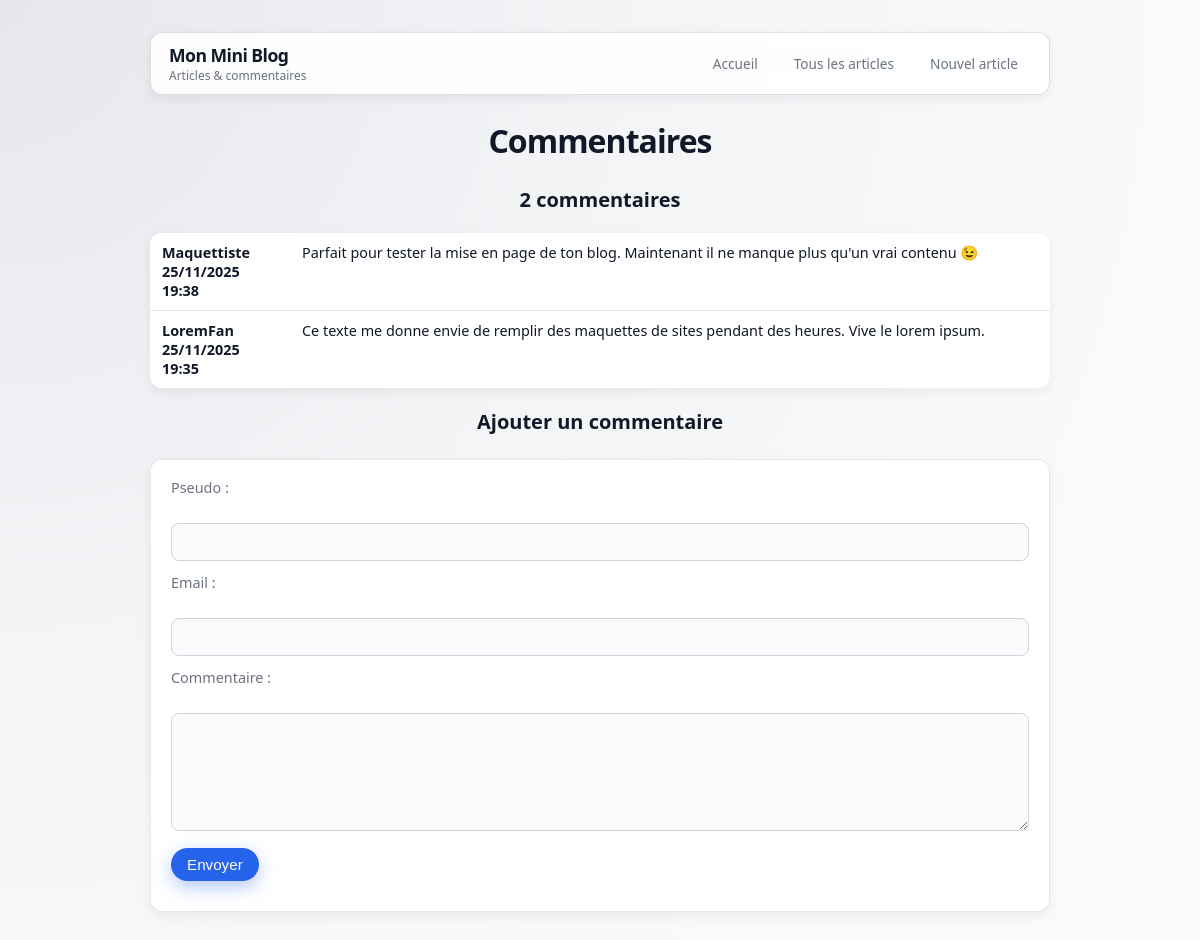
The app's page /blog6/commentaire.php?id_article=5 with its own data.
### tables this page shows
CREATE TABLE commentaire (
  id INT UNSIGNED NOT NULL AUTO_INCREMENT PRIMARY KEY,
  pseudo VARCHAR(50) NOT NULL,
  email VARCHAR(100) NOT NULL,
  texte TEXT NOT NULL,
  date INT NOT NULL
);

### blog6/commentaire.php (the view, shortened to what this page needs)
<?php
require_once 'config.php';
$id_article = 0;
if (isset($_GET['id_article'])) {
    $id_article = (int) $_GET['id_article'];
}
$pseudo_val = '';
$email_val = '';
$commentaires = null;
$nb = 0;
if ($id_article > 0) {
    $sql_select = "SELECT pseudo, texte, date FROM commentaire
                   WHERE id_article = $id_article
                   ORDER BY date DESC";
    $commentaires = mysqli_query($conn, $sql_select);
    if ($commentaires) {
        $nb = mysqli_num_rows($commentaires);
    }
}
?>
<!DOCTYPE html>
<html lang="fr">
<head>
    <link rel="stylesheet" href="styles.css">
</head>
<body>
    <?php include 'header.php'; ?>
    <h1>Commentaires</h1>
    <?php if ($id_article <= 0): ?>
        <p>Aucun article spécifié.</p>
    <?php else: ?>
        <h2>
            <?php
            echo $nb . ' commentaire';
            if ($nb > 1) {
                echo 's';
            }
            ?>
        </h2>
        <?php
        if ($nb > 0) {
            echo '<table>';
            while ($row = mysqli_fetch_assoc($commentaires)) {
                $pseudo = htmlspecialchars($row['pseudo'], ENT_QUOTES, 'UTF-8');
                $texte = nl2br(htmlspecialchars($row['texte'], ENT_QUOTES, 'UTF-8'));
                $timestamp = (int) $row['date'];
                $date_affichee = $timestamp > 0 ? date('d/m/Y H:i', $timestamp) : '';
                echo '<tr>';
                echo '<td class="col-nom">';
                echo $pseudo . '<br>' . $date_affichee;
                echo '</td>';
                echo '<td>';
                echo $texte;
                echo '</td>';
                echo '</tr>';
            }
            echo '</table>';
        } else {
            echo '<p>Aucun commentaire pour le moment.</p>';
        }
        ?>
        <h2>Ajouter un commentaire</h2>
        <form action="commentaire.php?id_article=<?php echo $id_article; ?>" method="post">
            <div>
                <label for="pseudo">Pseudo :</label><br>
                <input type="text" id="pseudo" name="pseudo" maxlength="50"
                       value="<?php echo htmlspecialchars($pseudo_val, ENT_QUOTES, 'UTF-8'); ?>" required>
            </div>
            <div>
                <label for="email">Email :</label><br>
                <input type="email" id="email" name="email" maxlength="150"
                       value="<?php echo htmlspecialchars($email_val, ENT_QUOTES, 'UTF-8'); ?>" required>
            </div>
            <div>
                <label for="texte">Commentaire :</label><br>
                <textarea id="texte" name="texte" rows="5" cols="60" required><?php
                ?></textarea>
            </div>
            <div>
                <button type="submit">Envoyer</button>
            </div>
        </form>
    <?php endif; ?>
</body>
</html>

### blog6/styles.css (style rules this page uses)
:root { --bg: #f3f4f6; --bg-strong: #e5e7eb; --surface: #ffffff; --surface-soft: #f9fafb; --border-subtle: #e5e7eb; --border-strong: #d1d5db; --text-main: #111827; --text-muted: #6b7280; --primary: #2563eb; --primary-soft: #dbeafe; --primary-strong: #1d4ed8; --accent: #10b981; --danger: #dc2626; --radius-lg: 12px; --radius-md: 8px; --shadow-soft: 0 12px 30px rgba(15, 23, 42, 0.12); --shadow-subtle: 0 4px 12px rgba(15, 23, 42, 0.06); --transition-fast: 150ms ease-out; --transition-med: 220ms ease-out; }
*, *::before, *::after { box-sizing: border-box; }
html { scroll-behavior: smooth; }
body { margin: 0; min-height: 100vh; font-family: system-ui, -apple-system, BlinkMacSystemFont, "Segoe UI", sans-serif; background: radial-gradient(circle at top left, var(--bg-strong), var(--bg) 40%, var(--surface-soft) 80%); color: var(--text-main); display: flex; flex-direction: column; align-items: center; padding: 32px 16px 40px; }
body > * { width: 100%; max-width: 900px; }
h1, h2 { text-align: center; }
h1 { font-size: 2rem; margin: 0 0 1.5rem; letter-spacing: -0.03em; }
h2 { font-size: 1.25rem; margin-top: 0; margin-bottom: 0.5rem; }
button, input[type="submit"], input[type="button"] { border: none; border-radius: 999px; padding: 8px 16px; font-size: 0.95rem; font-weight: 500; cursor: pointer; background: var(--primary); color: #ffffff; box-shadow: 0 6px 18px rgba(37, 99, 235, 0.35); transition: transform var(--transition-fast), box-shadow var(--transition-fast), background var(--transition-fast); }
form { background: var(--surface); border-radius: var(--radius-lg); padding: 18px 20px; margin: 16px auto 24px; box-shadow: var(--shadow-subtle); border: 1px solid rgba(148, 163, 184, 0.25); text-align: left; }
form > div { margin-bottom: 12px; }
label { display: block; font-size: 0.9rem; font-weight: 500; margin-bottom: 4px; color: var(--text-muted); }
input[type="text"], input[type="email"], textarea { width: 100%; padding: 8px 10px; border-radius: var(--radius-md); border: 1px solid var(--border-strong); font-size: 0.95rem; font-family: inherit; background: var(--surface-soft); transition: border-color var(--transition-fast), box-shadow var(--transition-fast), background var(--transition-fast), transform var(--transition-fast); }
table { width: 100%; border-collapse: collapse; background: var(--surface); border-radius: var(--radius-lg); overflow: hidden; box-shadow: var(--shadow-subtle); margin: 12px auto 20px; text-align: left; }
td { padding: 10px 12px; border-bottom: 1px solid var(--border-subtle); vertical-align: top; font-size: 0.9rem; }
tr:last-child td { border-bottom: none; }
.col-nom { width: 140px; font-weight: 600; color: var(--text-main); }
.reveal { opacity: 0; transform: translateY(8px); transition: opacity 300ms ease-out, transform 300ms ease-out; }
.reveal.is-visible { opacity: 1; transform: translateY(0); }
.reveal-delay-1 { transition-delay: 80ms; }
.reveal-delay-2 { transition-delay: 140ms; }
.reveal-delay-3 { transition-delay: 200ms; }

### records on screen
commentaire: pseudo "Maquettiste", texte "Parfait pour tester la mise en page de ton blog. Maintenant il ne manque plus qu'un vrai contenu 😉"
commentaire: pseudo "LoremFan", texte "Ce texte me donne envie de remplir des maquettes de sites pendant des heures. Vive le lorem ipsum."

### other values on screen
$nb "2"
